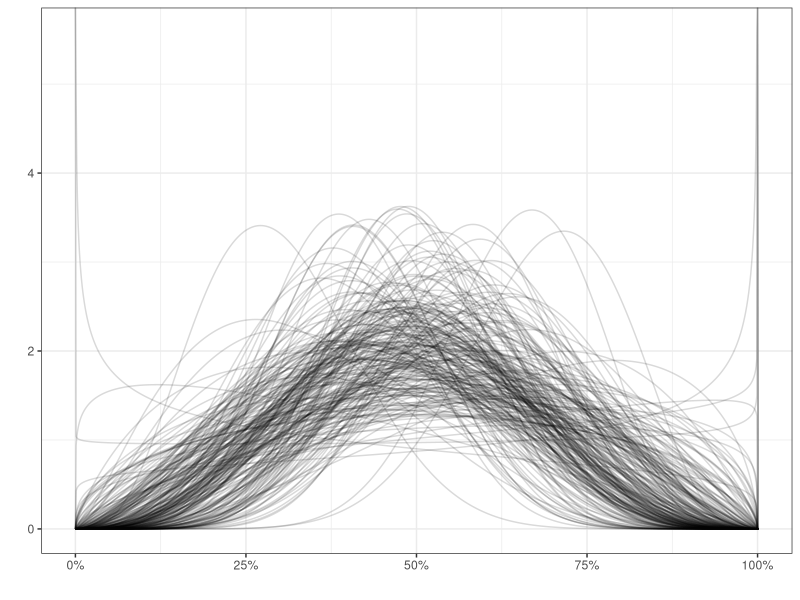
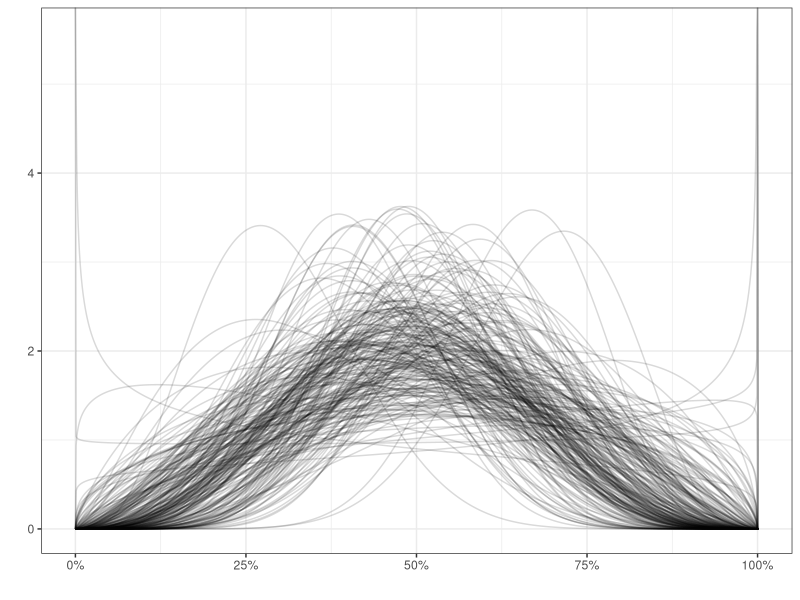

The R source for these figures, in order:
#### Check some priors ####
# This script will generate random beta distributions to show how the prior may look 

#### library #### 
library(tidyverse)

# settings for the priors
n <- 250 
beta_mu <- 0
beta_sd <- 0.25
gamma_mu <- 2
gamma_sd <- 0.5
x_vals <- seq(0,1.001, 0.001)

# empty frame to add to
priors <- data.frame(iter = numeric(),
                     x_vals = numeric(),
                     y = numeric())
for(ii in 1:n){
  # select from priors
  beta <- rnorm(1, beta_mu, beta_sd)
  gamma <- rnorm(1, gamma_mu, gamma_sd)
  
  # transform
  mu <- plogis(beta)
  phi <- exp(gamma)
  
  # setup distribution
  A <- mu * phi
  B <- (1 - mu) * phi
  
  # get posterior
  y <- dbeta(x_vals, A, B)
  
  # add to frame
  priors <- rbind(priors, data.frame(iter = ii,
                                     x_vals = x_vals,
                                     y = y))
}

# plot this 
priors %>% 
  ggplot(aes(x_vals, y, group = iter)) + 
  geom_line(alpha = 0.15) + 
  theme_bw() + 
  scale_x_continuous(labels = scales::percent)-> priors_plt
priors_plt$labels$x <- ""
priors_plt$labels$y <- ""
priors_plt

ggsave("../Figures/priors_plt.png",
       height = 3.5,
       width = 5.6)
